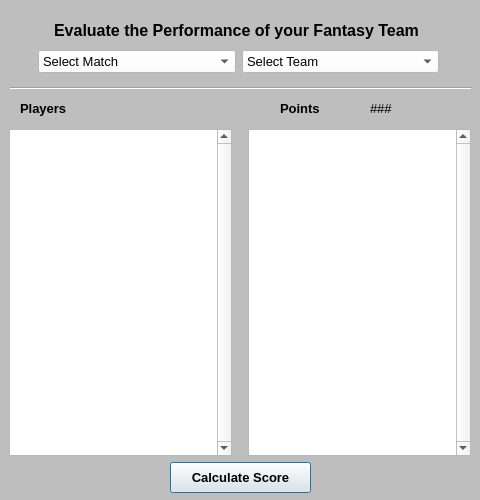
<?xml version="1.0" encoding="UTF-8"?>
<ui version="4.0">
 <class>Dialog</class>
 <widget class="QDialog" name="Dialog">
  <property name="geometry">
   <rect>
    <x>0</x>
    <y>0</y>
    <width>480</width>
    <height>500</height>
   </rect>
  </property>
  <property name="windowTitle">
   <string>Dialog</string>
  </property>
  <property name="styleSheet">
   <string notr="true">QDialog{
background-color:rgb(190, 190, 190)
}
QComboBox{
background-color:rgb(255, 255, 255)
}</string>
  </property>
  <widget class="QLabel" name="label">
   <property name="geometry">
    <rect>
     <x>1</x>
     <y>20</y>
     <width>471</width>
     <height>20</height>
    </rect>
   </property>
   <property name="font">
    <font>
     <family>Arial</family>
     <pointsize>12</pointsize>
     <weight>75</weight>
     <bold>true</bold>
    </font>
   </property>
   <property name="text">
    <string>Evaluate the Performance of your Fantasy Team</string>
   </property>
   <property name="alignment">
    <set>Qt::AlignCenter</set>
   </property>
  </widget>
  <widget class="QLabel" name="label_3">
   <property name="geometry">
    <rect>
     <x>280</x>
     <y>100</y>
     <width>39</width>
     <height>16</height>
    </rect>
   </property>
   <property name="font">
    <font>
     <family>Arial</family>
     <pointsize>10</pointsize>
     <weight>75</weight>
     <bold>true</bold>
    </font>
   </property>
   <property name="text">
    <string>Points</string>
   </property>
  </widget>
  <widget class="QWidget" name="horizontalLayoutWidget_2">
   <property name="geometry">
    <rect>
     <x>9</x>
     <y>129</y>
     <width>462</width>
     <height>327</height>
    </rect>
   </property>
   <layout class="QHBoxLayout" name="horizontalLayout_2">
    <item>
     <widget class="QListWidget" name="listEvaluatePlayers">
      <property name="font">
       <font>
        <family>Arial</family>
        <pointsize>10</pointsize>
       </font>
      </property>
      <property name="verticalScrollBarPolicy">
       <enum>Qt::ScrollBarAlwaysOn</enum>
      </property>
     </widget>
    </item>
    <item>
     <spacer name="horizontalSpacer">
      <property name="orientation">
       <enum>Qt::Horizontal</enum>
      </property>
      <property name="sizeType">
       <enum>QSizePolicy::Fixed</enum>
      </property>
      <property name="sizeHint" stdset="0">
       <size>
        <width>10</width>
        <height>20</height>
       </size>
      </property>
     </spacer>
    </item>
    <item>
     <widget class="QListWidget" name="listEvaluatePoints">
      <property name="font">
       <font>
        <family>Arial</family>
        <pointsize>10</pointsize>
       </font>
      </property>
      <property name="verticalScrollBarPolicy">
       <enum>Qt::ScrollBarAlwaysOn</enum>
      </property>
     </widget>
    </item>
   </layout>
  </widget>
  <widget class="QWidget" name="horizontalLayoutWidget">
   <property name="geometry">
    <rect>
     <x>38</x>
     <y>50</y>
     <width>401</width>
     <height>24</height>
    </rect>
   </property>
   <layout class="QHBoxLayout" name="horizontalLayout">
    <item>
     <widget class="QComboBox" name="comboEvaluateMatch">
      <property name="font">
       <font>
        <family>Arial</family>
        <pointsize>10</pointsize>
       </font>
      </property>
      <item>
       <property name="text">
        <string>Select Match</string>
       </property>
      </item>
     </widget>
    </item>
    <item>
     <widget class="QComboBox" name="comboEvaluateTeam">
      <property name="font">
       <font>
        <family>Arial</family>
        <pointsize>10</pointsize>
       </font>
      </property>
      <item>
       <property name="text">
        <string>Select Team</string>
       </property>
      </item>
     </widget>
    </item>
   </layout>
  </widget>
  <widget class="Line" name="line">
   <property name="geometry">
    <rect>
     <x>10</x>
     <y>80</y>
     <width>462</width>
     <height>16</height>
    </rect>
   </property>
   <property name="orientation">
    <enum>Qt::Horizontal</enum>
   </property>
  </widget>
  <widget class="QLabel" name="label_4">
   <property name="geometry">
    <rect>
     <x>20</x>
     <y>100</y>
     <width>47</width>
     <height>16</height>
    </rect>
   </property>
   <property name="font">
    <font>
     <family>Arial</family>
     <pointsize>10</pointsize>
     <weight>75</weight>
     <bold>true</bold>
    </font>
   </property>
   <property name="text">
    <string>Players</string>
   </property>
  </widget>
  <widget class="QLabel" name="labelPoints">
   <property name="geometry">
    <rect>
     <x>370</x>
     <y>100</y>
     <width>24</width>
     <height>16</height>
    </rect>
   </property>
   <property name="font">
    <font>
     <family>Arial</family>
     <pointsize>10</pointsize>
    </font>
   </property>
   <property name="text">
    <string>###</string>
   </property>
  </widget>
  <widget class="QPushButton" name="btnCalculateScore">
   <property name="geometry">
    <rect>
     <x>170</x>
     <y>462</y>
     <width>141</width>
     <height>31</height>
    </rect>
   </property>
   <property name="font">
    <font>
     <family>Arial</family>
     <pointsize>10</pointsize>
     <weight>75</weight>
     <bold>true</bold>
    </font>
   </property>
   <property name="text">
    <string>Calculate Score</string>
   </property>
  </widget>
 </widget>
 <resources/>
 <connections/>
</ui>
